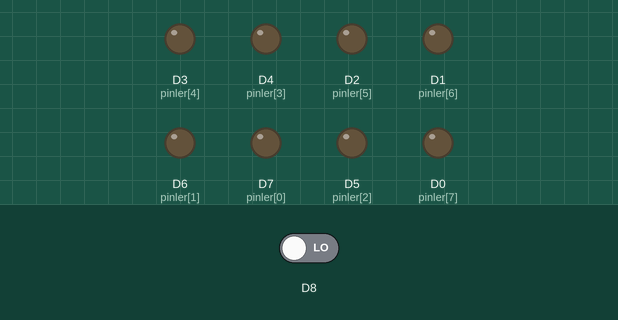
Recording of a sketch running on a simulated ESP8266 (NodeMCU). Shown: output pins drawn as LEDs (lit = HIGH). Inputs (shaded band) come from the test bench; at power-on: D8 LOW.

Above: at 1.2 s.
1.3 s: D8 driven HIGH
At 2.6 s:
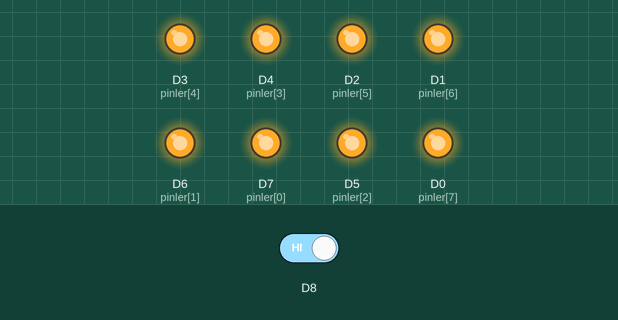
2.9 s: D8 driven LOW
At 3.8 s:
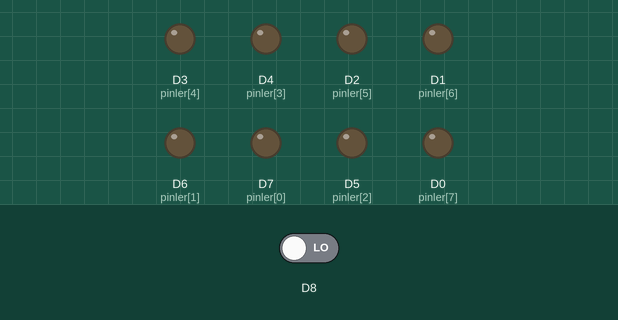
Timing chart, 0 to 5.9 s (numbered marks = the images above; inputs shaded):
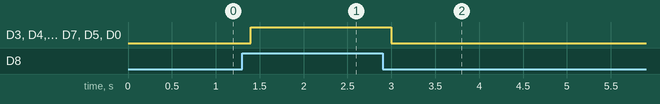

Measured:
- after the input at 1.3 s, D3 (pinler[4]), D4 (pinler[3]), D2 (pinler[5]), D1 (pinler[6]), D6 (pinler[1]), D7 (pinler[0]), D5 (pinler[2]), D0 (pinler[7]): LOW → HIGH after 0.10 s
- after the input at 2.9 s, D3 (pinler[4]), D4 (pinler[3]), D2 (pinler[5]), D1 (pinler[6]), D6 (pinler[1]), D7 (pinler[0]), D5 (pinler[2]), D0 (pinler[7]): HIGH → LOW after 0.10 s

The sketch:

Button_Controls.ino
```cpp
byte pinler[8]={D7,D6,D5,D4,D3,D2,D1,D0}; //Çıkış Pinleri
void setup() {
  // put your setup code here, to run once:
pinMode(D8,INPUT);

for(byte i=0;i<8;i++)
  pinMode(pinler[i],OUTPUT);

}

void loop() {
  // put your main code here, to run repeatedly:
if(digitalRead(D8)==HIGH)
for(byte i=0;i<8;i++)
  digitalWrite(pinler[i],HIGH);

else
   for(byte i=0;i<8;i++)
  digitalWrite(pinler[i],LOW);

delay(200);
}

//Bu durumda d8 butonuna basılınca tüm ledleri yakıyor elimizi led'den çekince sönüyor.
```
